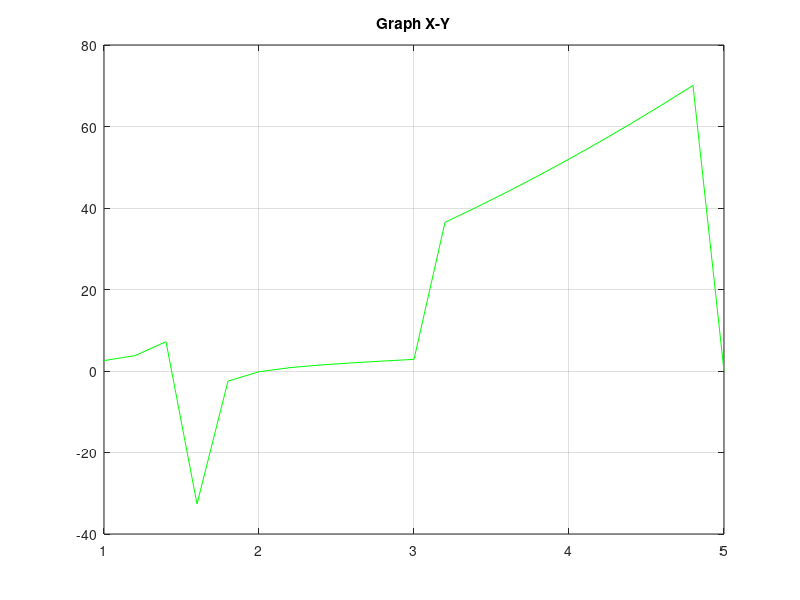

Write MATLAB code to recreate this figure.
xmin = 1;
xmax = 5;
a = 2;
b = 5;
h = 0.2;
N=(xmax-xmin)/h;
X=xmin:h:xmax;
for n=1:N+1
    if X(n) > 3 && X(n) < 5 
        Y(n) = a*(X(n))^2+b*X(n);
    elseif X(n) <= 3 
        Y(n)= X(n)+tan(X(n));
    else
        Y(n)=0; 
    end
end
figure(1);
plot(X,Y, 'g');
title('Graph X-Y');
grid on;